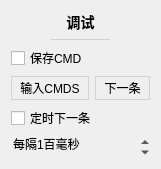
           <widget class="QWidget" name="debugSettingsCard" native="true">
            <property name="geometry">
             <rect>
              <x>370</x>
              <y>660</y>
              <width>161</width>
              <height>161</height>
             </rect>
            </property>
            <property name="styleSheet">
             <string notr="true">#debugSettingsCard
{
	background: #f7f7ff;
	border: none;
	border-radius: 5px;
}</string>
            </property>
            <layout class="QVBoxLayout" name="verticalLayout_44">
             <item>
              <widget class="QLabel" name="label_31">
               <property name="sizePolicy">
                <sizepolicy hsizetype="Preferred" vsizetype="Fixed">
                 <horstretch>0</horstretch>
                 <verstretch>0</verstretch>
                </sizepolicy>
               </property>
               <property name="styleSheet">
                <string notr="true">font-size: 14px;
font-weight: 500;</string>
               </property>
               <property name="text">
                <string>调试</string>
               </property>
               <property name="alignment">
                <set>Qt::AlignCenter</set>
               </property>
              </widget>
             </item>
             <item>
              <widget class="QWidget" name="widget_26" native="true">
               <property name="minimumSize">
                <size>
                 <width>0</width>
                 <height>1</height>
                </size>
               </property>
               <property name="maximumSize">
                <size>
                 <width>16777215</width>
                 <height>1</height>
                </size>
               </property>
               <property name="styleSheet">
                <string notr="true">background: lightgray;
margin: 40px;</string>
               </property>
              </widget>
             </item>
             <item>
              <widget class="QCheckBox" name="saveRecvCmdsCheck">
               <property name="cursor">
                <cursorShape>PointingHandCursor</cursorShape>
               </property>
               <property name="toolTip">
                <string>&lt;html&gt;&lt;head/&gt;&lt;body&gt;&lt;p&gt;保存来自哔哩哔哩WebSocket的cmd&lt;/p&gt;&lt;p&gt;结合输入CMD，用于开发调试&lt;/p&gt;&lt;p&gt;会自动暂停弹幕超时&lt;/p&gt;&lt;/body&gt;&lt;/html&gt;</string>
               </property>
               <property name="text">
                <string>保存CMD</string>
               </property>
              </widget>
             </item>
             <item>
              <layout class="QHBoxLayout" name="horizontalLayout_4">
               <item>
                <widget class="QPushButton" name="pushRecvCmdsButton">
                 <property name="cursor">
                  <cursorShape>PointingHandCursor</cursorShape>
                 </property>
                 <property name="styleSheet">
                  <string notr="true">QPushButton
{
	background: transparent;
	border: 1px solid lightgray;
	padding: 2px 8px 2px 8px;
}

QPushButton:hover
{
	background: #eeeeee;
}

QPushButton:pressed
{
	background: #cccccc;
}

</string>
                 </property>
                 <property name="text">
                  <string>输入CMDS</string>
                 </property>
                </widget>
               </item>
               <item>
                <widget class="QPushButton" name="pushNextCmdButton">
                 <property name="enabled">
                  <bool>true</bool>
                 </property>
                 <property name="cursor">
                  <cursorShape>PointingHandCursor</cursorShape>
                 </property>
                 <property name="styleSheet">
                  <string notr="true">QPushButton
{
	background: transparent;
	border: 1px solid lightgray;
	padding: 2px 8px 2px 8px;
}

QPushButton:hover
{
	background: #eeeeee;
}

QPushButton:pressed
{
	background: #cccccc;
}

</string>
                 </property>
                 <property name="text">
                  <string>下一条</string>
                 </property>
                </widget>
               </item>
              </layout>
             </item>
             <item>
              <widget class="QCheckBox" name="timerPushCmdCheck">
               <property name="cursor">
                <cursorShape>PointingHandCursor</cursorShape>
               </property>
               <property name="text">
                <string>定时下一条</string>
               </property>
              </widget>
             </item>
             <item>
              <widget class="QSpinBox" name="timerPushCmdSpin">
               <property name="styleSheet">
                <string notr="true">QAbstractSpinBox
{
	background: transparent;
}</string>
               </property>
               <property name="frame">
                <bool>false</bool>
               </property>
               <property name="suffix">
                <string>百毫秒</string>
               </property>
               <property name="prefix">
                <string>每隔</string>
               </property>
               <property name="minimum">
                <number>1</number>
               </property>
               <property name="maximum">
                <number>600</number>
               </property>
              </widget>
             </item>
            </layout>
           </widget>
